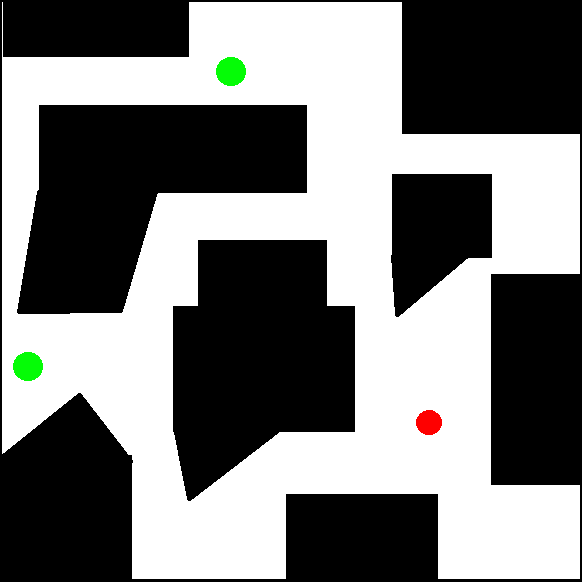
#> input picture Test2.bmp, 582 x 582 px
$ python lab5.py
#> lines starting #> are read from the running program, lines starting #| are printed output that depends on the picture
import cv2
import numpy as np
import matplotlib.pyplot as plt

def cargar_imagen(ruta):
#> called with ruta = 'Test2.bmp'
    imagen = cv2.imread(ruta)
#> imagen is the input picture: shape (582, 582, 3); mean B, G, R 122.6, 123.6, 123
    if imagen is None:
        print(f"Error: No se pudo cargar la imagen en {ruta}")
        exit()
    return imagen

def procesar_imagen(imagen, grid_size=5):
#> called with grid_size = 6
    h, w, _ = imagen.shape
#> h = 582; w = 582
    new_h, new_w = (h // grid_size) * grid_size, (w // grid_size) * grid_size
#> new_h = 582; new_w = 582

    imagen_resized = cv2.resize(imagen, (new_w, new_h), interpolation=cv2.INTER_NEAREST)

    filas, columnas = new_h // grid_size, new_w // grid_size
#> filas = 97; columnas = 97
    laberinto = np.zeros((filas, columnas), dtype=int)

    for i in range(filas):
        for j in range(columnas):
            bloque = imagen_resized[i * grid_size:(i + 1) * grid_size, j * grid_size:(j + 1) * grid_size]

            rojo = np.sum((bloque[:, :, 2] > 150) & (bloque[:, :, 1] < 100) & (bloque[:, :, 0] < 100))
            verde = np.sum((bloque[:, :, 1] > 150) & (bloque[:, :, 2] < 100) & (bloque[:, :, 0] < 100))
            blanco = np.sum(bloque == 255)
            negro = np.sum(bloque == 0)

            if rojo > 20:
                laberinto[i, j] = 2  # Punto de inicio
            elif verde > 20:
                laberinto[i, j] = 3  # Meta
            elif blanco > negro:
                laberinto[i, j] = 1  # Camino libre
            else:
                laberinto[i, j] = 0  # Pared
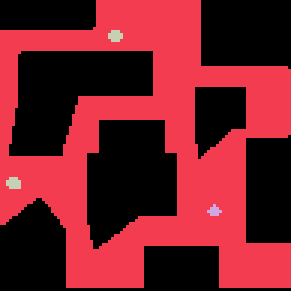
#> laberinto: shape (97, 97) int64 (shown 3 times larger); 4 distinct labels, from 0 to 3; one colour per label, 0 black

    return laberinto, filas, columnas

def visualizar_laberinto(matriz):
    filas, columnas = matriz.shape
    img = np.zeros((filas, columnas, 3), dtype=np.uint8)

    for i in range(filas):
        for j in range(columnas):
            if matriz[i, j] == 0:
                img[i, j] = [0, 0, 0]  # Negro
            elif matriz[i, j] == 1:
                img[i, j] = [255, 255, 255]  # Blanco
            elif matriz[i, j] == 2:
                img[i, j] = [255, 0, 0]  # Rojo (Punto de inicio)
            elif matriz[i, j] == 3:
                img[i, j] = [0, 255, 0]  # Verde (Meta)

    plt.figure(figsize=(10, 10))
    plt.imshow(img, interpolation='nearest')

    ax = plt.gca()
    ax.set_xticks(np.arange(-0.5, columnas, 1), minor=True)
    ax.set_yticks(np.arange(-0.5, filas, 1), minor=True)
    ax.grid(which="minor", color="gray", linestyle="-", linewidth=0.5)

    plt.xticks(np.arange(0, columnas, 1))
    plt.yticks(np.arange(0, filas, 1))

    plt.show()

ruta_imagen = "Test2.bmp"
imagen = cargar_imagen(ruta_imagen)

grid_size = 6
matriz_laberinto, filas, columnas = procesar_imagen(imagen, grid_size)
#> filas = 97; columnas = 97
visualizar_laberinto(matriz_laberinto)
#> after the loop in visualizar_laberinto, `for i in range(filas):`:
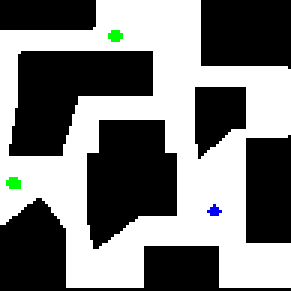
#> img: shape (97, 97, 3) (shown 3 times larger); mean of channels 0, 1, 2 122.9, 123.5, 122.6; drawn as B, G, R

$ run again, with Prueba Lab1.bmp copied over Test2.bmp
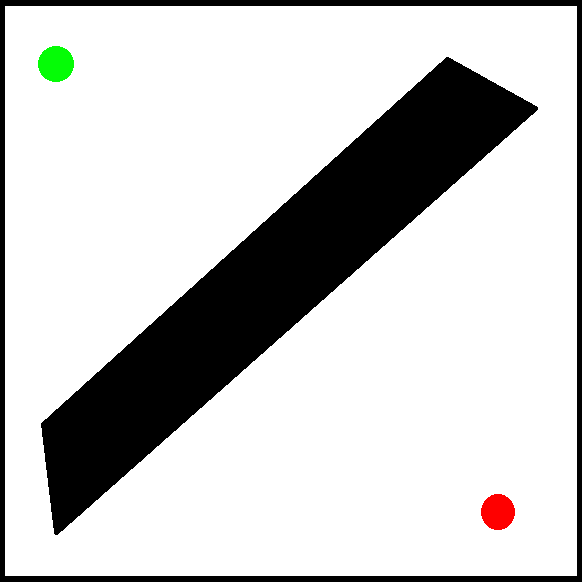
#> input picture Prueba Lab1.bmp, 582 x 582 px
#> in cargar_imagen, imagen is the input picture: shape (582, 582, 3); mean B, G, R 200.3, 201, 201
#> after the loop in procesar_imagen, `for i in range(filas):`:
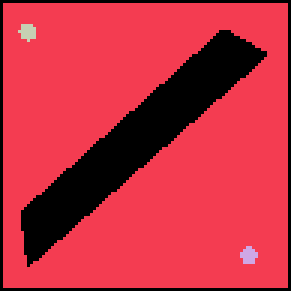
#> laberinto: shape (97, 97) int64 (shown 3 times larger); 4 distinct labels, from 0 to 3; one colour per label, 0 black
#> `matriz_laberinto, filas, columnas = procesar_imagen(imagen, grid_size)`: filas = 97
#> after the loop in visualizar_laberinto, `for i in range(filas):`:
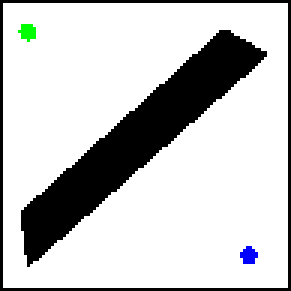
#> img: shape (97, 97, 3) (shown 3 times larger); mean of channels 0, 1, 2 200.1, 200.1, 199.4; drawn as B, G, R

$ run again, with Test.bmp copied over Test2.bmp
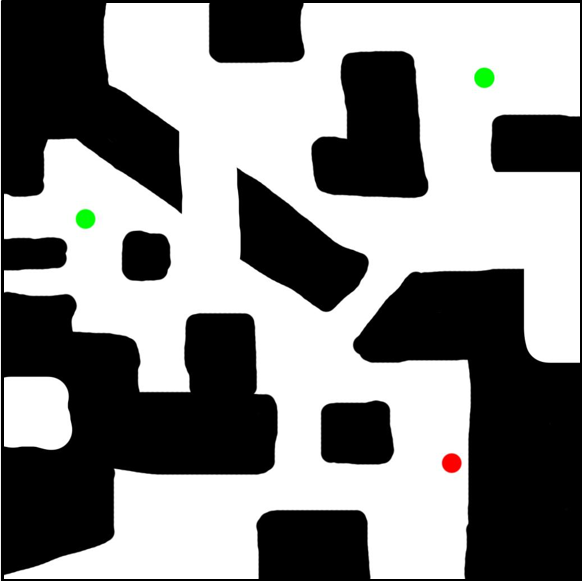
#> input picture Test.bmp, 582 x 582 px
#> in cargar_imagen, imagen is the input picture: shape (582, 582, 3); mean B, G, R 136.1, 136.5, 136.3
#> after the loop in procesar_imagen, `for i in range(filas):`:
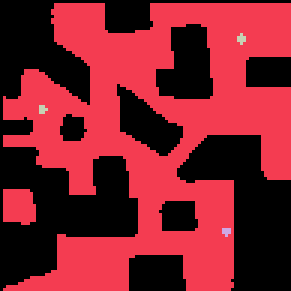
#> laberinto: shape (97, 97) int64 (shown 3 times larger); 4 distinct labels, from 0 to 3; one colour per label, 0 black
#> `matriz_laberinto, filas, columnas = procesar_imagen(imagen, grid_size)`: filas = 97
#> after the loop in visualizar_laberinto, `for i in range(filas):`:
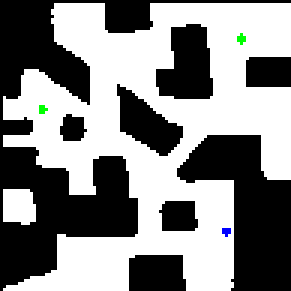
#> img: shape (97, 97, 3) (shown 3 times larger); mean of channels 0, 1, 2 135.3, 135.5, 135.1; drawn as B, G, R
